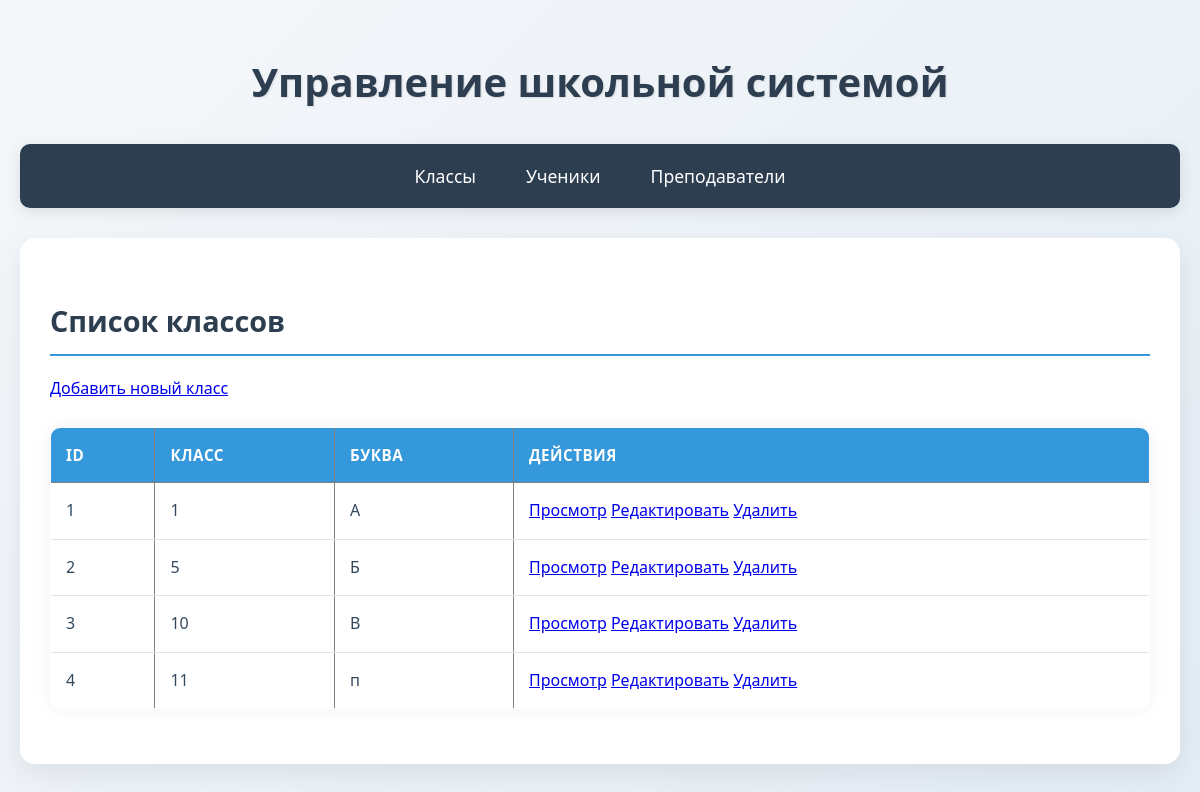
/?entity=class&action=list, run on the app's committed database.
### tables this page shows
CREATE TABLE `class` (
  `class_id` int(11) NOT NULL,
  `grade` int(11) DEFAULT NULL,
  `letter` varchar(3) DEFAULT NULL
);

### model.php (called while the page is built, shortened)
<?php
$host = 'localhost';
$user = 'root';
$password = '';
$database = 'school';
$port = 3306;
function getDBConnection()
{
    global $host, $user, $password, $database, $port;
    $conn = new mysqli($host, $user, $password, $database, $port);
    $conn->set_charset("utf8mb4");
    return $conn;
}
function db_getAll($table)
{
    $conn = getDBConnection();
    $result = $conn->query("SELECT * FROM $table");
    $items = [];
    if ($result) {
        while ($row = $result->fetch_assoc()) {
            $items[] = $row;
        }
    }
    return $items;
}
?>

### views/class/list.php (the view, shortened to what this page needs)
<h2>Список классов</h2>
<a href="?entity=class&action=create">Добавить новый класс</a>
<?php if (empty($classes)): ?>
    <p class="notice">Нет классов для отображения.</p>
<?php else: ?>
    <table border="1">
        <tr>
            <th>ID</th>
            <th>Класс</th>
            <th>Буква</th>
            <th>Действия</th>
        </tr>
        <?php foreach ($classes as $class): ?>
            <tr>
                <td><?= $class['class_id'] ?></td>
                <td><?= $class['grade'] ?></td>
                <td><?= $class['letter'] ?></td>
                <td>
                    <a href="?entity=class&action=show&id=<?= $class['class_id'] ?>">Просмотр</a>
                    <a href="?entity=class&action=edit&id=<?= $class['class_id'] ?>">Редактировать</a>
                    <a href="?entity=class&action=delete&id=<?= $class['class_id'] ?>"
                        onclick="return confirm('Удалить класс?')">Удалить</a>
                </td>
            </tr>
        <?php endforeach; ?>
    </table>
<?php endif; ?>

### assets/style.css (style rules this page uses)
* { box-sizing: border-box; margin: 0; padding: 0; }
:root { --primary: #3498db; --secondary: #2ecc71; --accent: #e74c3c; --dark: #2c3e50; --light: #ecf0f1; --text: #34495e; --success: #27ae60; --warning: #f39c12; --error: #e74c3c; }
body { font-family: "Segoe UI", Tahoma, Geneva, Verdana, sans-serif; background: linear-gradient(135deg, #f5f7fa 0%, #e4edf5 100%); color: var(--text); line-height: 1.6; padding: 20px; min-height: 100vh; }
h1, h2, h3 { color: var(--dark); margin-bottom: 20px; font-weight: 600; }
h2 { font-size: 1.8rem; border-bottom: 2px solid var(--primary); padding-bottom: 10px; margin-top: 30px; }
table { width: 100%; border-collapse: collapse; margin: 25px 0; font-size: 1rem; min-width: 600px; border-radius: 10px; overflow: hidden; box-shadow: 0 0 20px rgba(0, 0, 0, 0.05); }
table th { background: var(--primary); color: white; text-align: left; font-weight: 600; padding: 15px; text-transform: uppercase; letter-spacing: 0.5px; font-size: 0.95rem; }
table td { padding: 15px; border-bottom: 1px solid #e1e5eb; transition: background 0.2s; }
table tr:last-child td { border-bottom: none; }

### data on the page
class: class_id "1", grade "1", letter "А"
class: class_id "2", grade "5", letter "Б"
class: class_id "3", grade "10", letter "В"
class: class_id "4", grade "11", letter "п"

### other printed values
$title "Классы"
$title "Ученики"
$title "Преподаватели"
